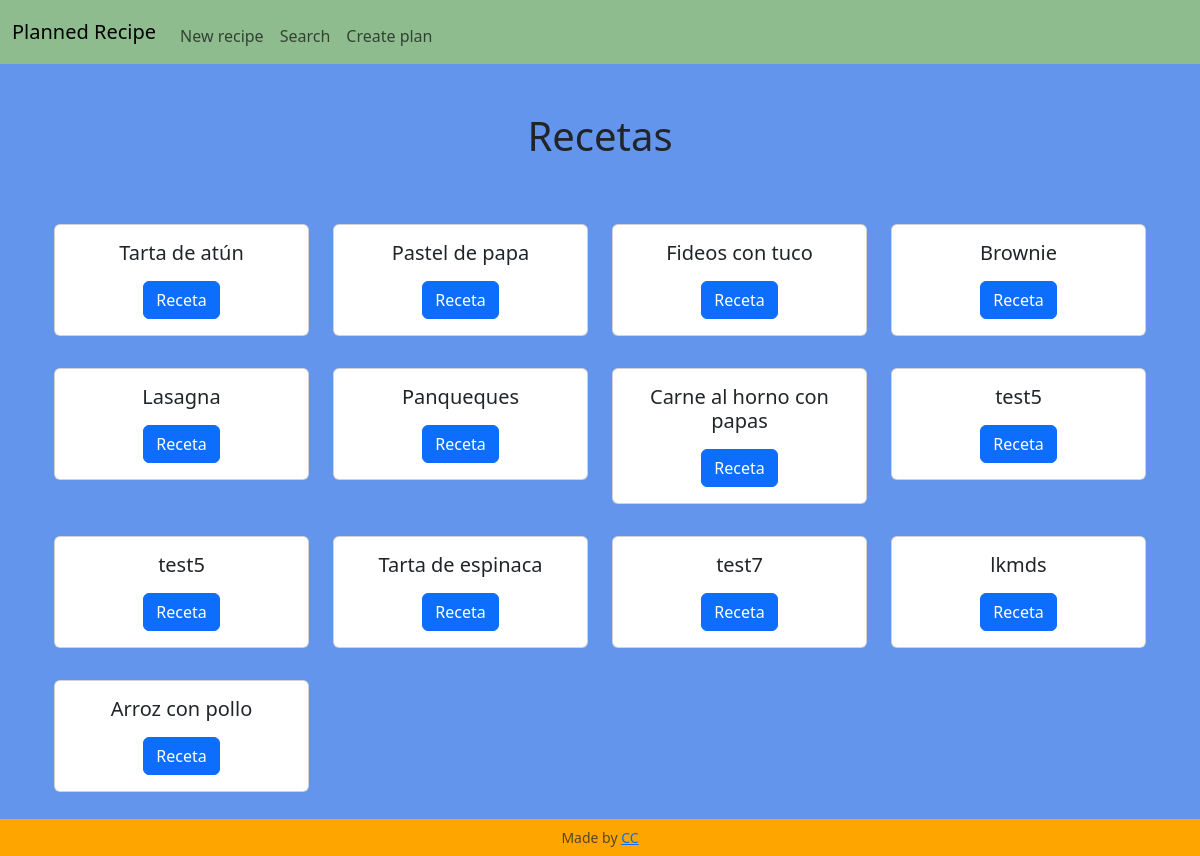
Before: / with the older database file.
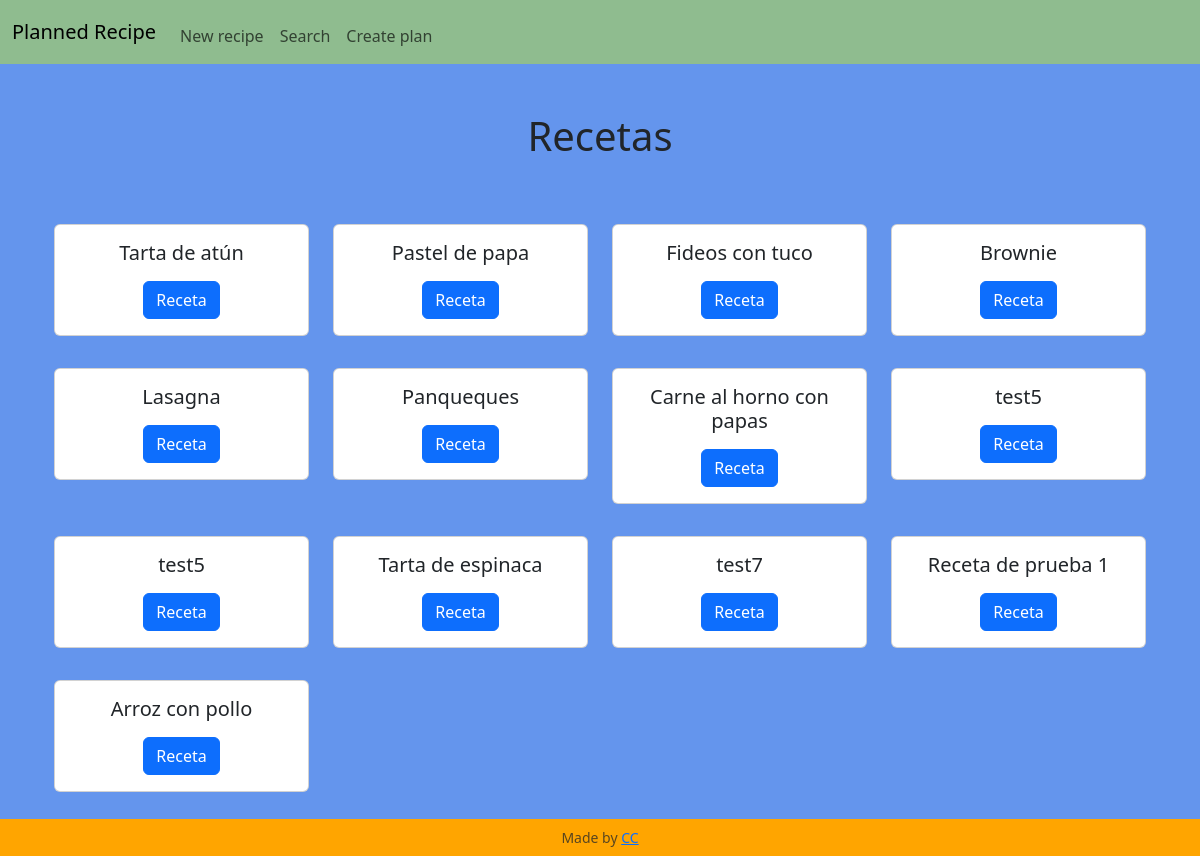
After: the same page with the newer database file.
### tables this page shows
CREATE TABLE recipes (id INTEGER PRIMARY KEY AUTOINCREMENT NOT NULL, name TEXT NOT NULL, instructions TEXT NOT NULL);

### app.py (the view)
@app.route('/', methods=["GET", "POST"])
def index():
    if request.method == "POST":
        id = request.form.get("id")
        cur = db_connect()
        cur.execute("SELECT * FROM recipes WHERE id = ?", (id,))
        recipe = cur.fetchall()
        cur.execute("SELECT ing_used.quantity, ingredients.name AS ing_name, units.name AS unit_name FROM ing_used JOIN ingredients ON ingredients.id = ing_used.ing_id JOIN units ON units.id = ing_used.unit_id WHERE ing_used.recipe_id = ?", (id,))
        ing_used = cur.fetchall()
        db_close(cur)
        return render_template("recipe.html", recipe=recipe, ing_used=ing_used)
    else:
        cur = db_connect()
        cur.execute("SELECT id, name FROM recipes")
        rows = cur.fetchall()
        db_close(cur)
        return render_template("index.html", rows=rows)

### app.py (called while the page is built)
def db_connect():
    con = sqlite3.connect("meal_planner.db")
    con.row_factory = sqlite3.Row
    cur = con.cursor()
    return cur

def db_close(con):
    con.close()

@app.after_request
def after_request(response):
    response.headers["Cache-Control"] = "no-cache, no-store, must-revalidate"
    response.headers["Expires"] = 0
    response.headers["Pragma"] = "no-cache"
    return response

### templates/index.html (shortened to what this page needs)
{% extends "layout.html" %}
{% block main %}
    <h1 class="mb-5 text-center">Recetas</h1>
    <section class="container-fluid text-center">
        <div class="row">
            {% for row in rows %}
                <div class="col-md-3 my-3">
                    <div class="card">
                        <div class="card-body">
                            <h5 class="card-title mb-3">{{ row["name"] }}</h5>
                            <form action="/" method="post">
                                <button type="submit" class="btn btn-primary">Receta</button>
                            </form>
                        </div>
                    </div>
                </div>
            {% endfor %}
        </div>
    </section>
{% endblock %}

### templates/layout.html (shortened to what this page needs)
<!DOCTYPE html>
<html lang="es">
    <head>
        <link href="https://cdn.jsdelivr.net/npm/bootstrap@5.3.3/dist/css/bootstrap.min.css" rel="stylesheet">
        <link rel="stylesheet" href="https://cdn.jsdelivr.net/npm/bootstrap-icons@1.11.3/font/bootstrap-icons.min.css">
        <link href="/static/styles.css" rel="stylesheet">
    </head>
    <body>
        <nav class="navbar navbar-expand-md">
            <div class="container-fluid">
                <a class="navbar-brand" href="/">Planned Recipe</a>
                <div class="collapse navbar-collapse" id="navbar">
                    <ul class="navbar-nav me-auto mt-2">
                        <li class="nav-item"><a class="nav-link" href="/create_recipe">New recipe</a></li>
                        <li class="nav-item"><a class="nav-link" href="/search">Search</a></li>
                        <li class="nav-item"><a class="nav-link" href="/create_plan">Create plan</a></li>
                    </ul>
                </div>
            </div>
        </nav>
        <main class="container py-5">
            {% block main %}{% endblock %}
        </main>
        <footer class="fixed-bottom">
            <p class="my-2 small text-center text-muted">
                Made by <a href="https://github.com/CarolinaCampi">CC</a>
            </p>
        </footer>
    </body>
</html>

### static/styles.css (style rules this page uses)
body { background-color: cornflowerblue; }
nav { background-color: darkseagreen; }
footer { background-color: orange; }

Changed rows visible on the page:
changed recipes: name "lkmds" → "Receta de prueba 1"
